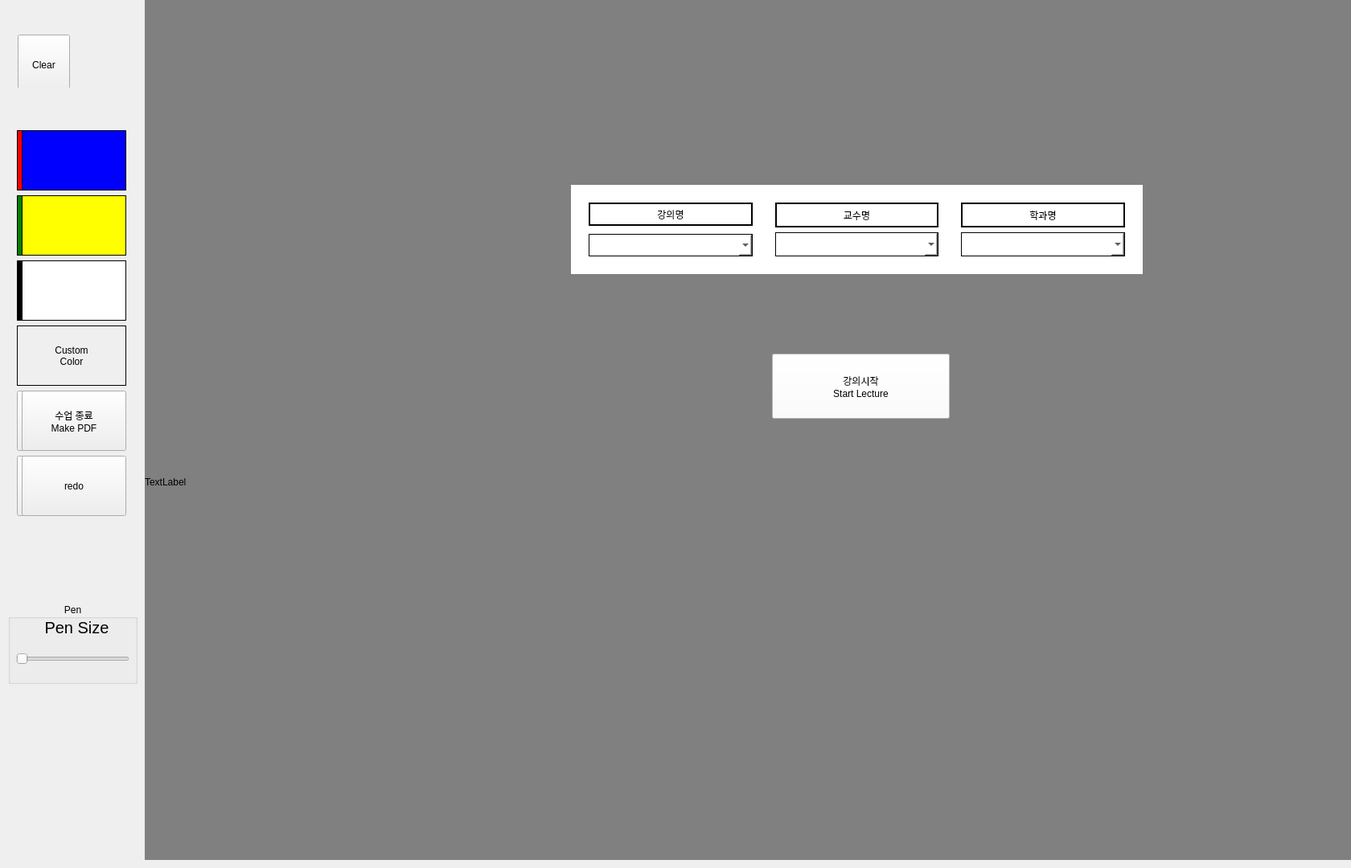
<?xml version="1.0" encoding="UTF-8"?>
<ui version="4.0">
 <class>MainWindow</class>
 <widget class="QMainWindow" name="MainWindow">
  <property name="geometry">
   <rect>
    <x>0</x>
    <y>0</y>
    <width>1680</width>
    <height>1080</height>
   </rect>
  </property>
  <property name="sizePolicy">
   <sizepolicy hsizetype="Preferred" vsizetype="Preferred">
    <horstretch>0</horstretch>
    <verstretch>0</verstretch>
   </sizepolicy>
  </property>
  <property name="minimumSize">
   <size>
    <width>800</width>
    <height>600</height>
   </size>
  </property>
  <property name="maximumSize">
   <size>
    <width>1680</width>
    <height>1080</height>
   </size>
  </property>
  <property name="sizeIncrement">
   <size>
    <width>0</width>
    <height>0</height>
   </size>
  </property>
  <property name="mouseTracking">
   <bool>false</bool>
  </property>
  <property name="windowTitle">
   <string>MainWindow</string>
  </property>
  <property name="autoFillBackground">
   <bool>true</bool>
  </property>
  <widget class="QWidget" name="centralWidget">
   <property name="enabled">
    <bool>true</bool>
   </property>
   <property name="sizePolicy">
    <sizepolicy hsizetype="Preferred" vsizetype="Preferred">
     <horstretch>0</horstretch>
     <verstretch>0</verstretch>
    </sizepolicy>
   </property>
   <widget class="CanvasWidget" name="canvas" native="true">
    <property name="geometry">
     <rect>
      <x>180</x>
      <y>0</y>
      <width>1531</width>
      <height>1070</height>
     </rect>
    </property>
    <property name="sizePolicy">
     <sizepolicy hsizetype="Fixed" vsizetype="Fixed">
      <horstretch>0</horstretch>
      <verstretch>0</verstretch>
     </sizepolicy>
    </property>
    <property name="minimumSize">
     <size>
      <width>0</width>
      <height>1070</height>
     </size>
    </property>
    <property name="maximumSize">
     <size>
      <width>16777215</width>
      <height>1070</height>
     </size>
    </property>
    <property name="autoFillBackground">
     <bool>false</bool>
    </property>
    <property name="styleSheet">
     <string notr="true">background-color : white;</string>
    </property>
    <widget class="QPushButton" name="StartButton">
     <property name="geometry">
      <rect>
       <x>780</x>
       <y>440</y>
       <width>221</width>
       <height>81</height>
      </rect>
     </property>
     <property name="text">
      <string>강의시작
Start Lecture</string>
     </property>
    </widget>
    <widget class="QLabel" name="canvasMask">
     <property name="geometry">
      <rect>
       <x>0</x>
       <y>0</y>
       <width>1800</width>
       <height>1200</height>
      </rect>
     </property>
     <property name="styleSheet">
      <string notr="true">background-color:gray</string>
     </property>
     <property name="text">
      <string>TextLabel</string>
     </property>
    </widget>
    <widget class="QWidget" name="infoView" native="true">
     <property name="geometry">
      <rect>
       <x>530</x>
       <y>230</y>
       <width>711</width>
       <height>111</height>
      </rect>
     </property>
     <layout class="QHBoxLayout" name="infoLayout">
      <item>
       <widget class="QWidget" name="" native="true">
        <layout class="QVBoxLayout" name="verticalLayout_7">
         <property name="spacing">
          <number>10</number>
         </property>
         <item>
          <widget class="QLabel" name="label_7">
           <property name="sizePolicy">
            <sizepolicy hsizetype="Preferred" vsizetype="Preferred">
             <horstretch>0</horstretch>
             <verstretch>0</verstretch>
            </sizepolicy>
           </property>
           <property name="styleSheet">
            <string notr="true">border: 2px solid;</string>
           </property>
           <property name="text">
            <string>강의명</string>
           </property>
           <property name="alignment">
            <set>Qt::AlignCenter</set>
           </property>
          </widget>
         </item>
         <item>
          <widget class="QComboBox" name="courseComboBox_3">
           <property name="sizePolicy">
            <sizepolicy hsizetype="Preferred" vsizetype="Preferred">
             <horstretch>0</horstretch>
             <verstretch>0</verstretch>
            </sizepolicy>
           </property>
           <property name="styleSheet">
            <string notr="true">border: 1px solid;</string>
           </property>
          </widget>
         </item>
        </layout>
       </widget>
      </item>
      <item>
       <widget class="QWidget" name="" native="true">
        <layout class="QVBoxLayout" name="verticalLayout_8">
         <item>
          <widget class="QLabel" name="label_8">
           <property name="sizePolicy">
            <sizepolicy hsizetype="Preferred" vsizetype="Preferred">
             <horstretch>0</horstretch>
             <verstretch>0</verstretch>
            </sizepolicy>
           </property>
           <property name="styleSheet">
            <string notr="true">border: 2px solid;</string>
           </property>
           <property name="text">
            <string>교수명</string>
           </property>
           <property name="alignment">
            <set>Qt::AlignCenter</set>
           </property>
          </widget>
         </item>
         <item>
          <widget class="QComboBox" name="professorComboBox_3">
           <property name="sizePolicy">
            <sizepolicy hsizetype="Preferred" vsizetype="Preferred">
             <horstretch>0</horstretch>
             <verstretch>0</verstretch>
            </sizepolicy>
           </property>
           <property name="styleSheet">
            <string notr="true">border: 1px solid;</string>
           </property>
          </widget>
         </item>
        </layout>
       </widget>
      </item>
      <item>
       <widget class="QWidget" name="" native="true">
        <layout class="QVBoxLayout" name="verticalLayout_9">
         <item>
          <widget class="QLabel" name="label_9">
           <property name="sizePolicy">
            <sizepolicy hsizetype="Preferred" vsizetype="Preferred">
             <horstretch>0</horstretch>
             <verstretch>0</verstretch>
            </sizepolicy>
           </property>
           <property name="styleSheet">
            <string notr="true">border: 2px solid;</string>
           </property>
           <property name="text">
            <string>학과명</string>
           </property>
           <property name="alignment">
            <set>Qt::AlignCenter</set>
           </property>
          </widget>
         </item>
         <item>
          <widget class="QComboBox" name="departmentComboBox_3">
           <property name="sizePolicy">
            <sizepolicy hsizetype="Preferred" vsizetype="Preferred">
             <horstretch>0</horstretch>
             <verstretch>0</verstretch>
            </sizepolicy>
           </property>
           <property name="styleSheet">
            <string notr="true">border: 1px solid;</string>
           </property>
          </widget>
         </item>
        </layout>
       </widget>
      </item>
     </layout>
    </widget>
    <zorder>canvasMask</zorder>
    <zorder>StartButton</zorder>
    <zorder>infoView</zorder>
   </widget>
   <widget class="QWidget" name="layoutWidget">
    <property name="geometry">
     <rect>
      <x>10</x>
      <y>151</y>
      <width>158</width>
      <height>581</height>
     </rect>
    </property>
    <layout class="QFormLayout" name="formLayout">
     <item row="0" column="0">
      <widget class="QPushButton" name="color_red">
       <property name="sizePolicy">
        <sizepolicy hsizetype="Minimum" vsizetype="Fixed">
         <horstretch>0</horstretch>
         <verstretch>0</verstretch>
        </sizepolicy>
       </property>
       <property name="minimumSize">
        <size>
         <width>75</width>
         <height>75</height>
        </size>
       </property>
       <property name="styleSheet">
        <string notr="true">background-color: red;  border: 1px solid;</string>
       </property>
       <property name="text">
        <string/>
       </property>
       <attribute name="buttonGroup">
        <string notr="true">colorSelectGroup</string>
       </attribute>
      </widget>
     </item>
     <item row="0" column="1">
      <widget class="QPushButton" name="color_blue">
       <property name="minimumSize">
        <size>
         <width>75</width>
         <height>75</height>
        </size>
       </property>
       <property name="styleSheet">
        <string notr="true">background-color: blue;  border: 1px solid;</string>
       </property>
       <property name="text">
        <string/>
       </property>
       <attribute name="buttonGroup">
        <string notr="true">colorSelectGroup</string>
       </attribute>
      </widget>
     </item>
     <item row="1" column="0">
      <widget class="QPushButton" name="color_green">
       <property name="minimumSize">
        <size>
         <width>75</width>
         <height>75</height>
        </size>
       </property>
       <property name="styleSheet">
        <string notr="true">background-color: green; border: 1px solid;</string>
       </property>
       <property name="text">
        <string/>
       </property>
       <attribute name="buttonGroup">
        <string notr="true">colorSelectGroup</string>
       </attribute>
      </widget>
     </item>
     <item row="1" column="1">
      <widget class="QPushButton" name="color_yellow">
       <property name="minimumSize">
        <size>
         <width>75</width>
         <height>75</height>
        </size>
       </property>
       <property name="styleSheet">
        <string notr="true">background-color : yellow; border: 1px solid;</string>
       </property>
       <property name="text">
        <string/>
       </property>
       <attribute name="buttonGroup">
        <string notr="true">colorSelectGroup</string>
       </attribute>
      </widget>
     </item>
     <item row="2" column="0">
      <widget class="QPushButton" name="color_black">
       <property name="minimumSize">
        <size>
         <width>75</width>
         <height>75</height>
        </size>
       </property>
       <property name="styleSheet">
        <string notr="true">background-color: black; border: 1px solid;</string>
       </property>
       <property name="text">
        <string/>
       </property>
       <attribute name="buttonGroup">
        <string notr="true">colorSelectGroup</string>
       </attribute>
      </widget>
     </item>
     <item row="2" column="1">
      <widget class="QPushButton" name="color_white">
       <property name="minimumSize">
        <size>
         <width>75</width>
         <height>75</height>
        </size>
       </property>
       <property name="styleSheet">
        <string notr="true">background-color : white; border: 1px solid;</string>
       </property>
       <property name="text">
        <string/>
       </property>
       <attribute name="buttonGroup">
        <string notr="true">colorSelectGroup</string>
       </attribute>
      </widget>
     </item>
     <item row="3" column="0" colspan="2">
      <widget class="QPushButton" name="customColor">
       <property name="minimumSize">
        <size>
         <width>75</width>
         <height>75</height>
        </size>
       </property>
       <property name="font">
        <font>
         <pointsize>9</pointsize>
        </font>
       </property>
       <property name="styleSheet">
        <string notr="true"> border: 1px solid;</string>
       </property>
       <property name="text">
        <string>Custom
Color</string>
       </property>
      </widget>
     </item>
     <item row="7" column="0">
      <widget class="QPushButton" name="saveButton">
       <property name="minimumSize">
        <size>
         <width>75</width>
         <height>75</height>
        </size>
       </property>
       <property name="styleSheet">
        <string notr="true"/>
       </property>
       <property name="text">
        <string>현재 이미지
저장</string>
       </property>
      </widget>
     </item>
     <item row="7" column="1">
      <widget class="QPushButton" name="makePdfButton">
       <property name="minimumSize">
        <size>
         <width>75</width>
         <height>75</height>
        </size>
       </property>
       <property name="text">
        <string>수업 종료 
Make PDF</string>
       </property>
      </widget>
     </item>
     <item row="8" column="0">
      <widget class="QPushButton" name="undoButton">
       <property name="minimumSize">
        <size>
         <width>75</width>
         <height>75</height>
        </size>
       </property>
       <property name="styleSheet">
        <string notr="true"/>
       </property>
       <property name="text">
        <string>undo</string>
       </property>
      </widget>
     </item>
     <item row="8" column="1">
      <widget class="QPushButton" name="redoButton">
       <property name="minimumSize">
        <size>
         <width>75</width>
         <height>75</height>
        </size>
       </property>
       <property name="styleSheet">
        <string notr="true"/>
       </property>
       <property name="text">
        <string>redo</string>
       </property>
      </widget>
     </item>
    </layout>
   </widget>
   <widget class="QGroupBox" name="groupBox">
    <property name="geometry">
     <rect>
      <x>10</x>
      <y>750</y>
      <width>161</width>
      <height>101</height>
     </rect>
    </property>
    <property name="styleSheet">
     <string notr="true"/>
    </property>
    <property name="title">
     <string>Pen</string>
    </property>
    <property name="alignment">
     <set>Qt::AlignCenter</set>
    </property>
    <widget class="QSlider" name="penSizeSlide">
     <property name="geometry">
      <rect>
       <x>10</x>
       <y>50</y>
       <width>141</width>
       <height>39</height>
      </rect>
     </property>
     <property name="sizePolicy">
      <sizepolicy hsizetype="Expanding" vsizetype="Maximum">
       <horstretch>0</horstretch>
       <verstretch>0</verstretch>
      </sizepolicy>
     </property>
     <property name="minimumSize">
      <size>
       <width>0</width>
       <height>30</height>
      </size>
     </property>
     <property name="maximumSize">
      <size>
       <width>16777215</width>
       <height>100</height>
      </size>
     </property>
     <property name="styleSheet">
      <string notr="true"/>
     </property>
     <property name="minimum">
      <number>5</number>
     </property>
     <property name="maximum">
      <number>40</number>
     </property>
     <property name="singleStep">
      <number>1</number>
     </property>
     <property name="pageStep">
      <number>5</number>
     </property>
     <property name="value">
      <number>5</number>
     </property>
     <property name="sliderPosition">
      <number>5</number>
     </property>
     <property name="orientation">
      <enum>Qt::Horizontal</enum>
     </property>
    </widget>
    <widget class="QLabel" name="penSizeLabel">
     <property name="geometry">
      <rect>
       <x>20</x>
       <y>10</y>
       <width>131</width>
       <height>41</height>
      </rect>
     </property>
     <property name="font">
      <font>
       <pointsize>15</pointsize>
      </font>
     </property>
     <property name="text">
      <string>Pen Size</string>
     </property>
     <property name="alignment">
      <set>Qt::AlignCenter</set>
     </property>
    </widget>
   </widget>
   <widget class="QWidget" name="layoutWidget">
    <property name="geometry">
     <rect>
      <x>11</x>
      <y>32</y>
      <width>158</width>
      <height>77</height>
     </rect>
    </property>
    <layout class="QHBoxLayout" name="horizontalLayout">
     <item>
      <widget class="QPushButton" name="clearButton">
       <property name="sizePolicy">
        <sizepolicy hsizetype="Fixed" vsizetype="Fixed">
         <horstretch>0</horstretch>
         <verstretch>0</verstretch>
        </sizepolicy>
       </property>
       <property name="minimumSize">
        <size>
         <width>0</width>
         <height>75</height>
        </size>
       </property>
       <property name="text">
        <string>Clear</string>
       </property>
       <property name="flat">
        <bool>false</bool>
       </property>
      </widget>
     </item>
     <item>
      <widget class="QPushButton" name="colorShow">
       <property name="enabled">
        <bool>true</bool>
       </property>
       <property name="sizePolicy">
        <sizepolicy hsizetype="Fixed" vsizetype="Fixed">
         <horstretch>0</horstretch>
         <verstretch>0</verstretch>
        </sizepolicy>
       </property>
       <property name="minimumSize">
        <size>
         <width>75</width>
         <height>75</height>
        </size>
       </property>
       <property name="statusTip">
        <string/>
       </property>
       <property name="styleSheet">
        <string notr="true">background-color : #ffffff;</string>
       </property>
       <property name="text">
        <string/>
       </property>
       <property name="flat">
        <bool>true</bool>
       </property>
      </widget>
     </item>
    </layout>
   </widget>
  </widget>
 </widget>
 <layoutdefault spacing="6" margin="11"/>
 <customwidgets>
  <customwidget>
   <class>CanvasWidget</class>
   <extends>QWidget</extends>
   <header location="global">canvaswidget.h</header>
   <container>1</container>
  </customwidget>
 </customwidgets>
 <resources/>
 <connections/>
 <buttongroups>
  <buttongroup name="colorSelectGroup"/>
 </buttongroups>
</ui>
